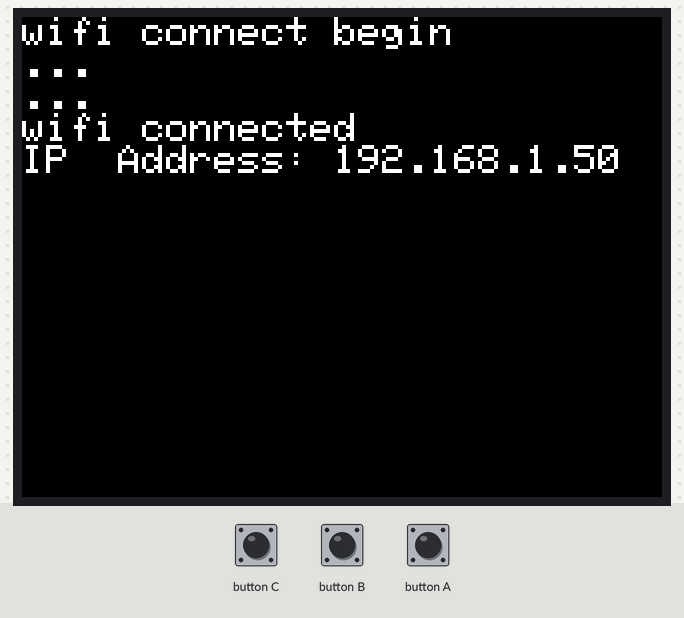
The sketch below on a simulated ESP32. On the bench: 320×240 colour display. WiFi joins after 1.5 s; servers stay silent unless stated.

Above: at 2.2 s.

The sketch:

M5StackFire_WiFiWPA2Personal.ino
```cpp
#include <M5Stack.h>
#include <WiFi.h>

#define WIFI_SSID "T's iPhone"
#define WIFI_PASS "poporing"

WiFiClient client;

void setup() {

  M5.begin();
  M5.Lcd.setTextSize(2);
  M5.Lcd.println("wifi connect begin");
  M5.update();

  WiFi.begin(WIFI_SSID, WIFI_PASS);
  while (WiFi.status() != WL_CONNECTED) {
    M5.Lcd.println("...");
    delay(1000);
  }
  M5.Lcd.println("wifi connected");
  IPAddress ip = WiFi.localIP();
  M5.Lcd.println("IP  Address: " + String(WiFi.localIP().toString()));
  M5.update();

}

void loop() {
  M5.update();
  delay(200);
}
```
